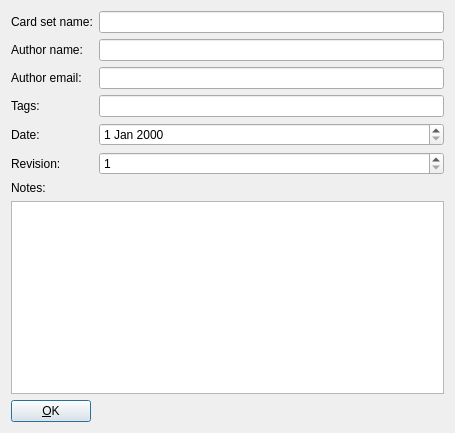
<?xml version="1.0" encoding="UTF-8"?>
<ui version="4.0">
 <class>ExportMetadataDlg</class>
 <widget class="QDialog" name="ExportMetadataDlg">
  <property name="geometry">
   <rect>
    <x>0</x>
    <y>0</y>
    <width>455</width>
    <height>433</height>
   </rect>
  </property>
  <property name="windowTitle">
   <string>Export cards</string>
  </property>
  <layout class="QVBoxLayout" name="verticalLayout_2">
   <item>
    <layout class="QVBoxLayout" name="verticalLayout">
     <item>
      <layout class="QFormLayout" name="formLayout">
       <item row="0" column="0">
        <widget class="QLabel" name="label">
         <property name="text">
          <string>Card set name:</string>
         </property>
        </widget>
       </item>
       <item row="0" column="1">
        <widget class="QLineEdit" name="card_set_name"/>
       </item>
       <item row="2" column="0">
        <widget class="QLabel" name="label_2">
         <property name="text">
          <string>Author name:</string>
         </property>
        </widget>
       </item>
       <item row="2" column="1">
        <widget class="QLineEdit" name="author_name"/>
       </item>
       <item row="3" column="0">
        <widget class="QLabel" name="label_3">
         <property name="text">
          <string>Author email:</string>
         </property>
        </widget>
       </item>
       <item row="5" column="0">
        <widget class="QLabel" name="label_4">
         <property name="text">
          <string>Date:</string>
         </property>
        </widget>
       </item>
       <item row="5" column="1">
        <widget class="QDateEdit" name="date"/>
       </item>
       <item row="6" column="0">
        <widget class="QLabel" name="label_5">
         <property name="text">
          <string>Revision:</string>
         </property>
        </widget>
       </item>
       <item row="6" column="1">
        <widget class="QSpinBox" name="revision">
         <property name="minimum">
          <number>1</number>
         </property>
         <property name="maximum">
          <number>9999</number>
         </property>
        </widget>
       </item>
       <item row="3" column="1">
        <widget class="QLineEdit" name="author_email"/>
       </item>
       <item row="4" column="1">
        <widget class="QLineEdit" name="tags"/>
       </item>
       <item row="4" column="0">
        <widget class="QLabel" name="label_7">
         <property name="text">
          <string>Tags:</string>
         </property>
        </widget>
       </item>
      </layout>
     </item>
     <item>
      <widget class="QLabel" name="label_6">
       <property name="text">
        <string>Notes:</string>
       </property>
      </widget>
     </item>
     <item>
      <widget class="QPlainTextEdit" name="notes"/>
     </item>
     <item>
      <layout class="QHBoxLayout" name="horizontalLayout">
       <item>
        <widget class="QPushButton" name="ok_button">
         <property name="text">
          <string>&amp;OK</string>
         </property>
        </widget>
       </item>
       <item>
        <spacer name="horizontalSpacer_2">
         <property name="orientation">
          <enum>Qt::Horizontal</enum>
         </property>
         <property name="sizeHint" stdset="0">
          <size>
           <width>40</width>
           <height>20</height>
          </size>
         </property>
        </spacer>
       </item>
      </layout>
     </item>
    </layout>
   </item>
  </layout>
 </widget>
 <tabstops>
  <tabstop>card_set_name</tabstop>
  <tabstop>author_name</tabstop>
  <tabstop>author_email</tabstop>
  <tabstop>tags</tabstop>
  <tabstop>date</tabstop>
  <tabstop>revision</tabstop>
  <tabstop>notes</tabstop>
  <tabstop>ok_button</tabstop>
 </tabstops>
 <resources/>
 <connections>
  <connection>
   <sender>ok_button</sender>
   <signal>clicked()</signal>
   <receiver>ExportMetadataDlg</receiver>
   <slot>accept()</slot>
   <hints>
    <hint type="sourcelabel">
     <x>28</x>
     <y>413</y>
    </hint>
    <hint type="destinationlabel">
     <x>227</x>
     <y>216</y>
    </hint>
   </hints>
  </connection>
 </connections>
</ui>
